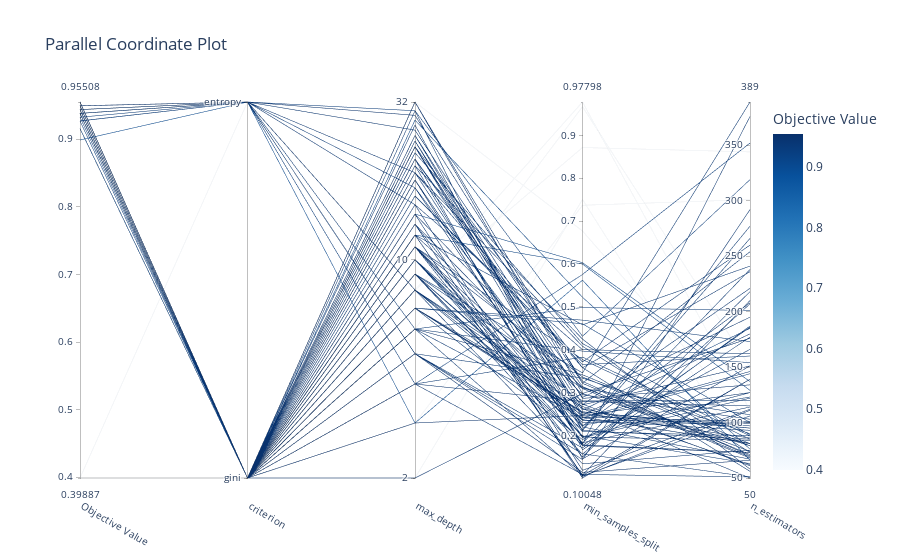

Here is the notebook cell this chart was saved with:
### Markdown cell above
`하이퍼파라미터(Hyperparameter)`는 어떤 파라미터가 목표 함수 값에 가장 큰 영향을 미쳤는지 순위로 보여줍니다.  이를 통해 우리는 어떤 파라미터를 더 집중적으로 튜닝해야 할지 힌트를 얻을 수 있습니다.

### Code cell
# 3. 파라미터 관계 시각화 (Parallel Coordinate Plot)
# 파라미터 조합과 성능 간의 관계를 한눈에 볼 수 있습니다.
plot_parallel_coordinate(study_rf)
